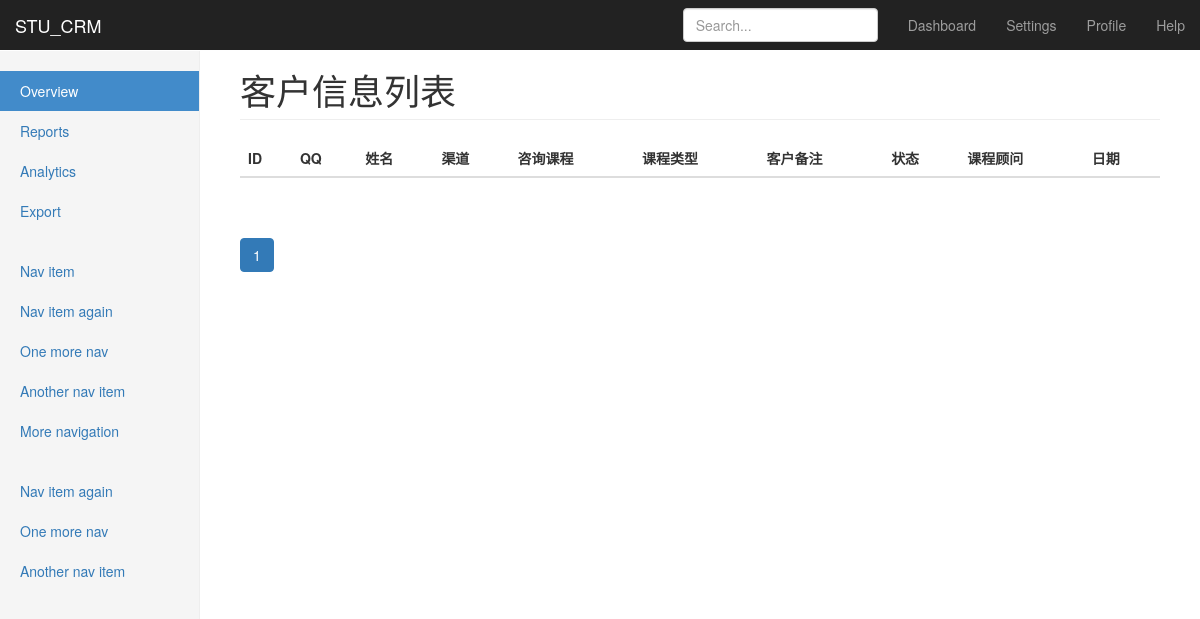
/crm/customers/?page=2 (signed in), run on an earlier commit of the app's database.
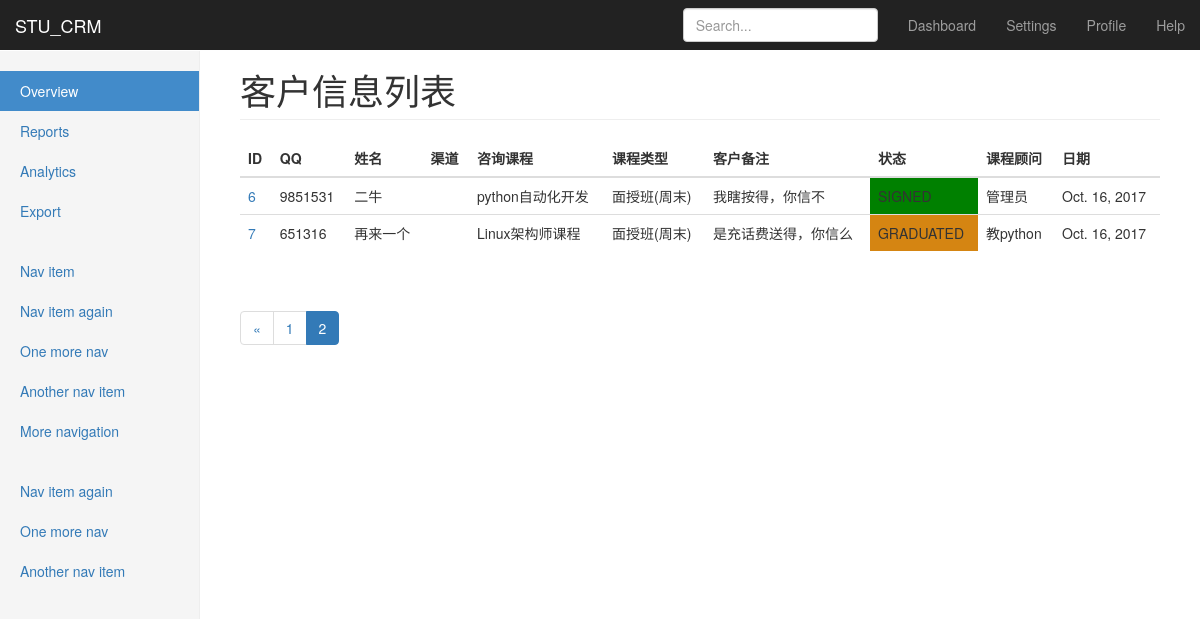
And on a later commit of the database.
### stu_crm/models.py (models this page shows, shortened)
class Customer(models.Model):#创建客户表
    qq = models.CharField(max_length=64,unique=True)
    name = models.CharField(max_length=32,blank=True,null=True)#客户资询字段名字不是必要的
    phone = models.BigIntegerField(blank=True,null=True)#电话，长整数
    course = models.ForeignKey('Course')#要咨询的课程，关联课程表
    course_type = models.CharField(max_length=64,choices=course_type_choices,default='offline_weekend')#要以什么形式上课
    consult_memo = models.TextField()#咨询记录
    source_type_choices = (('qq', u"qq群"),
                   ('referral', u"内部转介绍"),
                   ('51cto', u"51cto"),
                   ('agent', u"招生代理"),
                   ('others', u"其它"),
                   )#来源渠道选项
    source_type = models.CharField(max_length=64,choices=source_type_choices)#来源渠道
    referral_from = models.ForeignKey('self',blank=True,null=True,related_name="internal_who")#写表名也行'Customer',关联自己
    status_choices = (('signed',u"已报名"),
                      ('unregistered',u"未报名"),
                      ('graduated',u"已毕业"),
                      ('drop-off',u"退学"),
                      )#客户状态
    status = models.CharField(choices=status_choices,max_length=64)#记录客户状态
    consultant = models.ForeignKey('UserProfile',verbose_name='课程顾问')#记录接待人
    class_list = models.ManyToManyField("ClassList",blank=True)#manytomany不需要null=True,记录已报名客户所在班级
    date = models.DateField('咨询日期',auto_now_add=True)#记录咨询日期

class Course(models.Model):#课程表
    name = models.CharField(max_length=64,unique=True)#课程名
    online_price = models.IntegerField()#网络班价格
    offline_price = models.IntegerField()#面授班价格
    introduction = models.TextField()#课程介绍
    def __str__(self):
        return self.name

class UserProfile(models.Model):#创建用户表
    user = models.OneToOneField(User)#一对一 关联到django用户表
    name = models.CharField(max_length=64)
    school = models.ForeignKey('School')#关联School表
    def __str__(self):
        return self.name  # 反射字段名
    class Meta:
        permissions = (('view_customer_list',"可以查看客户列表"),
                       ('view_customer_info', "可以查看客户详情"),
                       ('edit_own_customer_info', "可以修改自己客户信息"),
                       )

### stu_crm/permissions.py (the view)
    def wrapper(*args,**kwargs):
        print('--start check perm--')
        if perm_check(*args, **kwargs) is not True:
            return render(args[0],'stu_crm/crm/403.html')
        return func(*args,**kwargs)

### stu_crm/permissions.py (called while the page is built)
def check_permission(func):#装饰器
    def wrapper(*args,**kwargs):
        print('--start check perm--')
        if perm_check(*args, **kwargs) is not True:
            return render(args[0],'stu_crm/crm/403.html')
        return func(*args,**kwargs)
    return wrapper

### stu_crm/templatetags/custom_tags.py (called while the page is built)
@register.filter
@stringfilter
def self_upper(value):
    print("--val from template--",value)
    return value.upper()

@register.simple_tag# 可传参数前端使用 {% guess_page customer_list.number page_num %}
def guess_page(current_page,loop_num):
    offset = abs(current_page-loop_num)
    if offset <3:
        if current_page == loop_num:
            page_ele = """<li class ="active"><a href="?page=%s"> %s </a></li>"""  %(loop_num,loop_num)
        else:
            page_ele = """<li class =""><a href="?page=%s"> %s </a></li>"""  %(loop_num,loop_num)
        return format_html(page_ele,)
    else:
        return ''

### templates/stu_crm/crm/customers.html (shortened to what this page needs)
{% extends '../base.html' %}
{% load custom_tags %}
{% block page-header %}
客户信息列表
{% endblock %}
{% block page-content %}
    <table class="table table-hover">
        <thead>
            <tr>
                <th>ID</th>
                <th>QQ</th>
                <th>姓名</th>
                <th>渠道</th>
                <th>咨询课程</th>
                <th>课程类型</th>
                <th>客户备注</th>
                <th>状态</th>
                <th>课程顾问</th>
                <th>日期</th>
            </tr>
        </thead>
        <tbody>
            {%  for customer in customer_list %}
                <tr>
                    <td><a href="{% url 'customer_detail' customer.id %}">{{ customer.id }}</a></td>
                    <td>{{ customer.qq }}</td>
                    <td>{{ customer.name }}</td>
                    <td>{{ customer.source }}</td>
                    <td>{{ customer.course }}</td>
                    <td>{{ customer.get_course_type_display }}</td>
                    <td>{{ customer.consult_memo | truncatechars:20}}</td>
                    <td class="{{ customer.status }}">{{ customer.status|self_upper}}</td>
                    <td>{{ customer.consultant }}</td>
                    <td>{{ customer.date }}</td>
                </tr>
            {% endfor %}
        </tbody>
    </table>
    <div class="pagination">
        <nav >
          <ul class="pagination">
              {% if customer_list.has_previous %}
                <li class="">
                    <a href="?page={{ customer_list.previous_page_number }}" aria-label="Previous">
                        <span aria-hidden="true">&laquo;</span>
                    </a>
                </li>
              {% endif %}
              {%  for page_num in customer_list.paginator.page_range %}
                  {% guess_page customer_list.number page_num %}
              {% endfor %}
          </ul>
        </nav>
    </div>
{% endblock %}

What changed in the data, as far as the page shows it:
added Customer: id "6", qq "9851531", name "二牛", course "python自动化开发", course_type "面授班(周末)", consult_memo "我瞎按得，你信不", status|self_upper "SIGNED", consultant "管理员", date "Oct. 16, 2017"
added Customer: id "7", qq "651316", name "再来一个", course "Linux架构师课程", course_type "面授班(周末)", consult_memo "是充话费送得，你信么", status|self_upper "GRADUATED", consultant "教python", date "Oct. 16, 2017"
Also different on the page:
new list line: "2"
